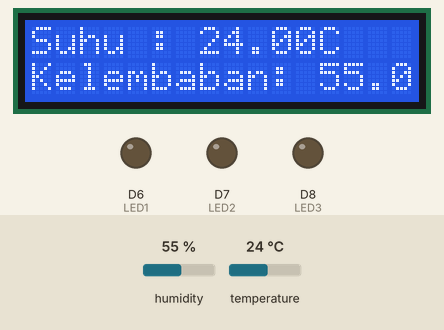
Simulated run of this sketch. Board: ESP8266 (NodeMCU). Shown: 16×2 character LCD, output pins drawn as LEDs (lit = HIGH). Inputs (shaded band) come from the test bench; at power-on: humidity 55 %, temperature 24 °C. WiFi joins after 1.5 s; servers stay silent unless stated; no MQTT or app messages arrive unless stated; what the sketch prints to the serial monitor is not drawn.

Above: at 2.7 s.
2.8 s: humidity set to 22 %
At 6.4 s:
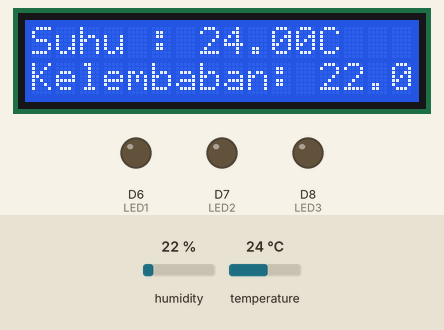
6.7 s: temperature set to 12 °C
At 9.1 s:
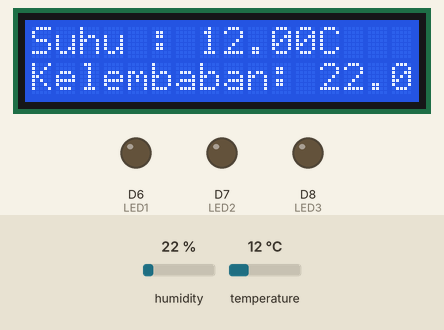
13.8 s: humidity set to 40 %
At 16.4 s:
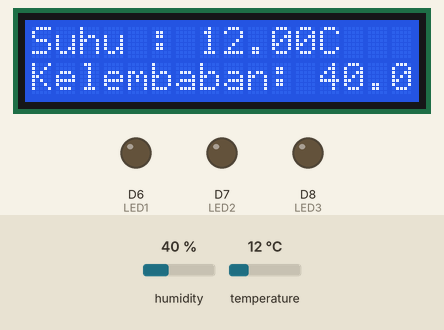
17.4 s: temperature set to 19 °C
At 20.1 s:
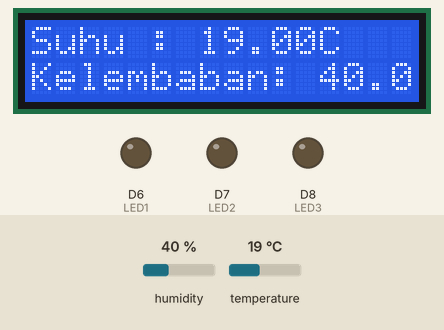
Timing chart, 0 to 21.6 s (numbered marks = the images above; inputs shaded):
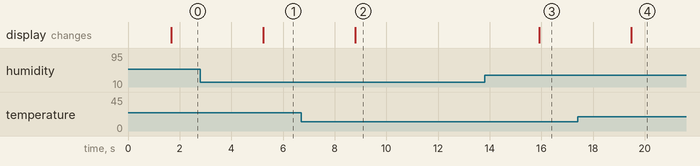

Measured:
- after the input at 2.8 s, the display: changes after 2.4 s (image 1)
- after the input at 6.7 s, the display: changes after 2.1 s (image 2)
- after the input at 13.8 s, the display: changes after 2.1 s (image 3)
- after the input at 17.4 s, the display: changes after 2.1 s (image 4)

The sketch:

project-akhir-iot.ino
```cpp
// library yang digunakan
#include <Wire.h>
#include <LiquidCrystal_I2C.h>
#include "DHT.h"
#include <ESP8266WiFi.h>
#include <PubSubClient.h>
#include <ArduinoJson.h>

// konfigurasi WiFi dan MQTT
const char* ssid = "Galaxy S22"; // Ganti dengan SSID WiFi Anda
const char* password = "lmam9607"; // Ganti dengan password WiFi Anda
const char* mqtt_server = "usm.revolusi-it.com"; // Ganti dengan nama server MQTT
const int mqtt_port = 1883; // Port default untuk MQTT
const char* mqtt_user = "usm"; // Ganti dengan username MQTT
const char* mqtt_password = "usmjaya24"; // Ganti dengan password MQTT
const char* topic = "test/test"; // Topik MQTT untuk pesan

// Inisialisasi objek WiFiClient dan PubSubClient
WiFiClient espClient;
PubSubClient client(espClient);

// Definisi pin dan tipe sensor DHT
#define DHTPIN D5
#define DHTTYPE DHT11

// Inisialisasi objek DHT dan LCD
DHT dht(DHTPIN, DHTTYPE);
LiquidCrystal_I2C lcd(0x27, 16, 2);

// Pin untuk LED
#define LED1 D6
#define LED2 D7
#define LED3 D8

void setup() {
  Wire.begin(D2, D1); // Inisialisasi I2C
  lcd.begin(16, 2); // Inisialisasi LCD dengan ukuran 16x2
  lcd.backlight(); // Mengaktifkan backlight LCD
  dht.begin(); // Menginisialisasi sensor DHT
  Serial.begin(115200);

  // Inisialisasi pin LED sebagai output
  pinMode(LED1, OUTPUT);
  pinMode(LED2, OUTPUT);
  pinMode(LED3, OUTPUT);

  // Mencoba koneksi ke WiFi dengan SSID dan password yang ditentukan
  WiFi.begin(ssid, password);
  // Menunggu koneksi WiFi berhasil
  while (WiFi.status() != WL_CONNECTED) {
    delay(500);
    Serial.print(".");
  }

  // Menampilkan informasi tentang koneksi WiFi yang berhasil
  Serial.println("");
  Serial.println("WiFi connected");
  Serial.print("IP address: ");
  Serial.println(WiFi.localIP()); // Menampilkan alamat IP Lokal NodeMCU

  // Mengatur server MQTT dengan nama server dan port yang ditentukan
  client.setServer(mqtt_server, mqtt_port);
  client.setCallback(callback);
}

void loop() {
  if (WiFi.status() != WL_CONNECTED) {
    konek_wifi();
  }

  if (!client.connected()) {
    reconnect();
  }
  client.loop();

  float h = dht.readHumidity(); // Membaca kelembaban
  float t = dht.readTemperature(); // Membaca suhu
  //Serial.println("Suhu: " + String(t) + "C" + " Kelembaban: " + String(h));

  // memeriksa apakah pembacaan berhasil
  if (isnan(h) || isnan(t)) {
    lcd.setCursor(0, 0);
    lcd.print("Sensor Error   ");
    lcd.setCursor(0, 1);
    lcd.print("                "); // Membersihkan baris kedua
    delay(1000);
    return;
  }

  // Menampilkan suhu pada baris pertama
  lcd.setCursor(0, 0);
  lcd.print("Suhu : " + String(t) + "C   ");

  // Menampilkan kelembaban pada baris kedua
  lcd.setCursor(0, 1);
  lcd.print("Kelembaban: " + String(h) + "%   ");

  delay(1500); // Delay untuk menghindari pembaruan terlalu cepat

  // Membuat pesan MQTT yang berisi nama, suhu, dan kelembaban
  String message = "{\"nim\":\"G.231.21.0176\",\"suhu\":" + String(t) + ",\"kelembaban\":" + String(h) + "}";
  client.publish(topic, message.c_str());
  Serial.println("MQTT message published: " + message); // Menampilkan pesan "MQTT message published" dan isi pesan

  // Menentukan interval pengiriman pesan (2 detik)
  delay(2000);
}

void callback(char* topic, byte* payload, unsigned int length) {
  Serial.print("Pesan dari MQTT [");
  Serial.print(topic);
  Serial.print("] ");

  StaticJsonDocument<256> doc; // Membuat dokumen JSON dengan kapasitas yang cukup
  DeserializationError error = deserializeJson(doc, payload, length); // Mengurai JSON

  if (error) {
    Serial.print("deserializeJson() failed: ");
    Serial.println(error.c_str());
    return;
  }

  const char* nim = doc["nim"]; // Mengambil nilai NIM
  const char* messages = doc["messages"]; // Mengambil nilai messages

  if (String(nim) == "G.231.21.0176" || String(nim) == "all" || String(nim) == "ALL") { // Sesuaikan dengan nim Anda
    Serial.println(messages);

    if (String(messages) == "LED1=1" || String(messages)=="ALL=1" || String(messages) == "all=1") { digitalWrite(LED1, HIGH); }
    if (String(messages) == "LED2=1" || String(messages)=="ALL=1" || String(messages) == "all=1") { digitalWrite(LED2, HIGH); }
    if (String(messages) == "LED3=1" || String(messages)=="ALL=1" || String(messages) == "all=1") { digitalWrite(LED3, HIGH); }
    if (String(messages) == "LED1=0" || String(messages)=="ALL=0" || String(messages) == "all=0") { digitalWrite(LED1, LOW); }
    if (String(messages) == "LED2=0" || String(messages)=="ALL=0" || String(messages) == "all=0") { digitalWrite(LED2, LOW); }
    if (String(messages) == "LED3=0" || String(messages)=="ALL=0" || String(messages) == "all=0") { digitalWrite(LED3, LOW); }
  }
}

void reconnect() {
  // Loop until we're reconnected
  while (!client.connected()) {
    Serial.print("Menghubungkan diri ke MQTT Server: ");
    Serial.println(mqtt_server);
    // Attempt to connect
    if (client.connect("G.231.21.0176", mqtt_user, mqtt_password)) {
      Serial.println("connected");
      // ... and subscribe to topics
      client.subscribe(topic);
    } else {
      Serial.print("failed, rc=");
      Serial.print(client.state());
      Serial.println(" coba lagi dalam 5 detik... ");
      // Wait 5 seconds before retrying
      delay(5000);
    }
  }
}

void konek_wifi() {
  WiFi.begin(ssid, password);
  while (WiFi.status() != WL_CONNECTED) {
    delay(500);
    Serial.print(".");
  }
  Serial.println("");
  Serial.println("WiFi connected");
}
```
